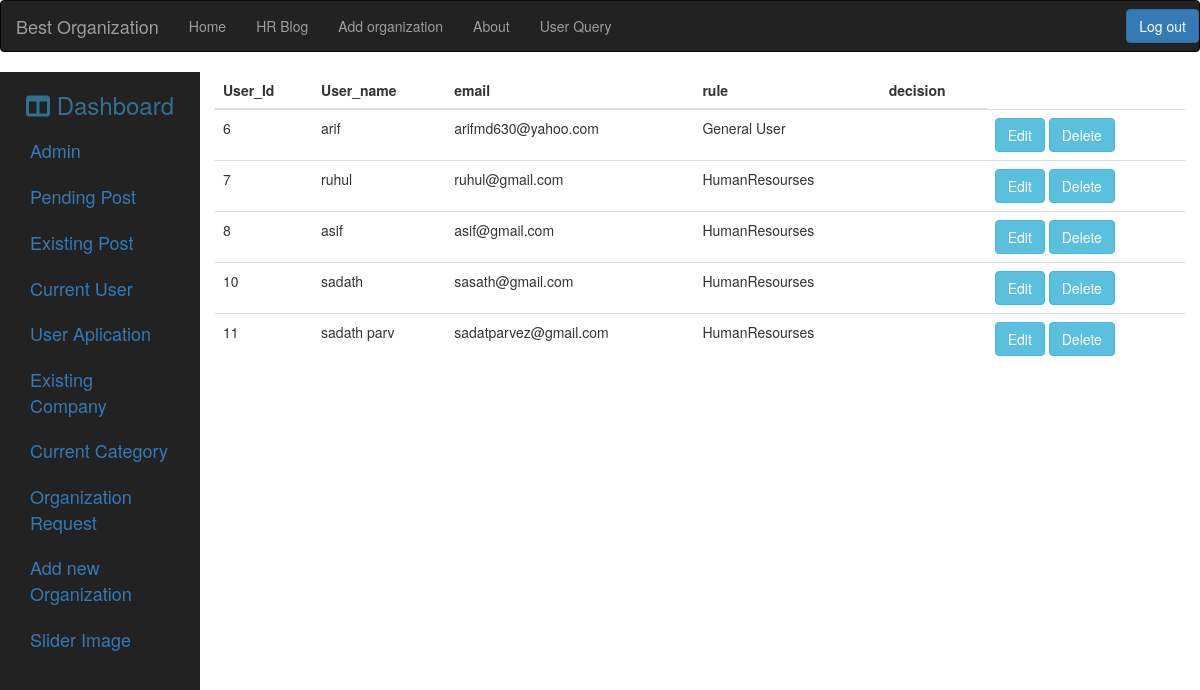
The page /admin/current_user.php (signed in) on the database its author committed.
### tables this page shows
CREATE TABLE `sign_up` (
  `User_id` int(11) NOT NULL,
  `User_name` varchar(11) NOT NULL,
  `User_email` varchar(255) NOT NULL,
  `User_password` varchar(255) NOT NULL,
  `Rule` text NOT NULL,
  `User_information` text DEFAULT NULL,
  `Current_organization_name` text DEFAULT NULL,
  `user_designation` text NOT NULL,
  `Previous_organization_name` text DEFAULT NULL,
  `working_period` text NOT NULL,
  `User_image` text DEFAULT NULL
);

### admin/current_user.php (the view, shortened to what this page needs)
<?php
if(!empty($_SESSION['email'])){
include("../database/connection.php");
$query="SELECT * FROM sign_up";
$runQuery=mysqli_query($connection,$query);
$numberOfRaws=mysqli_num_rows($runQuery);
if($numberOfRaws !=0){
	?>
<!DOCTYPE html>
<html lang="en">
<head>
  <link rel="stylesheet" href="https://maxcdn.bootstrapcdn.com/bootstrap/3.4.1/css/bootstrap.min.css">
  <link rel="stylesheet" href="https://maxcdn.bootstrapcdn.com/bootstrap/3.3.7/css/bootstrap.min.css">
  <link rel="stylesheet" href="admin.css">
</head>
<body>
<?php
include("../database/admin_navbar.php");
?>
<div class="container-fluid">
  <div class="row">
      <?php
include("../database/admin_right_navbar.php");
?>
    <div class="col-md-10" id="content-holder">
   <table class="table table-hover">
    <thead>
     <tr>
            <th>User_Id</th>
            <th>User_name</th>
            <th>email</th>
            <th>rule</th>
            <th>decision </th>
    </tr>
    </thead>
    <tbody>
    <?php
     while ($data=mysqli_fetch_assoc($runQuery))
      {
 ?>
  <tr>
    <td><?php echo $data['User_id']?></td>
    <td><?php echo $data['User_name']?></td>
    <td><?php echo $data['User_email']?></td>
    <td><?php echo $data['Rule']?></td>
    <td><?php echo $data['Date']?></td>
    <td><a  class="btn btn-info" href="edit_user_information_core.php?userId=<?php echo $data['User_id']; ?>">Edit</a>
      <a  class="btn btn-info" href="../database/user_delete.php?userId=<?php echo $data['User_id']; ?>">Delete</a>
    </td>
  </tr>
 <?php }
 } ?>
    </tbody>
  </table>
    </div>
  </div>
</div>
</body>
</html>
<?php } ?>

### rows shown on the page
sign_up: User_id "6", User_name "arif", User_email "arifmd630@yahoo.com", Rule "General User"
sign_up: User_id "7", User_name "ruhul", User_email "ruhul@gmail.com", Rule "HumanResourses"
sign_up: User_id "8", User_name "asif", User_email "asif@gmail.com", Rule "HumanResourses"
sign_up: User_id "10", User_name "sadath", User_email "sasath@gmail.com", Rule "HumanResourses"
sign_up: User_id "11", User_name "sadath parv", User_email "sadatparvez@gmail.com", Rule "HumanResourses"
